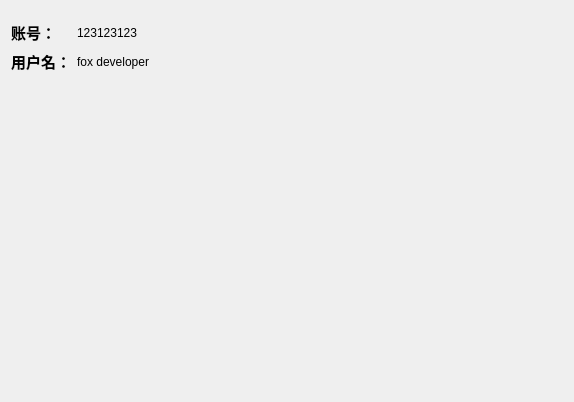
<?xml version="1.0" encoding="UTF-8"?>
<ui version="4.0">
 <class>user_info</class>
 <widget class="QDialog" name="user_info">
  <property name="geometry">
   <rect>
    <x>0</x>
    <y>0</y>
    <width>574</width>
    <height>402</height>
   </rect>
  </property>
  <property name="windowTitle">
   <string>Dialog</string>
  </property>
  <layout class="QGridLayout" name="gridLayout">
   <item row="0" column="0">
    <layout class="QFormLayout" name="formLayout">
     <property name="sizeConstraint">
      <enum>QLayout::SetFixedSize</enum>
     </property>
     <property name="labelAlignment">
      <set>Qt::AlignLeading|Qt::AlignLeft|Qt::AlignVCenter</set>
     </property>
     <property name="formAlignment">
      <set>Qt::AlignLeading|Qt::AlignLeft|Qt::AlignTop</set>
     </property>
     <property name="topMargin">
      <number>10</number>
     </property>
     <property name="bottomMargin">
      <number>10</number>
     </property>
     <item row="0" column="0">
      <widget class="QLabel" name="label">
       <property name="font">
        <font>
         <family>Adobe Arabic</family>
         <pointsize>11</pointsize>
         <weight>75</weight>
         <bold>true</bold>
        </font>
       </property>
       <property name="text">
        <string>账号：</string>
       </property>
      </widget>
     </item>
     <item row="0" column="1">
      <widget class="QLabel" name="id">
       <property name="text">
        <string>123123123</string>
       </property>
       <property name="margin">
        <number>5</number>
       </property>
      </widget>
     </item>
     <item row="1" column="0">
      <widget class="QLabel" name="label_3">
       <property name="font">
        <font>
         <family>Adobe Arabic</family>
         <pointsize>11</pointsize>
         <weight>75</weight>
         <bold>true</bold>
        </font>
       </property>
       <property name="text">
        <string>用户名：</string>
       </property>
      </widget>
     </item>
     <item row="1" column="1">
      <widget class="QLabel" name="username">
       <property name="text">
        <string>fox developer</string>
       </property>
       <property name="margin">
        <number>5</number>
       </property>
      </widget>
     </item>
    </layout>
   </item>
  </layout>
 </widget>
 <resources/>
 <connections/>
</ui>
